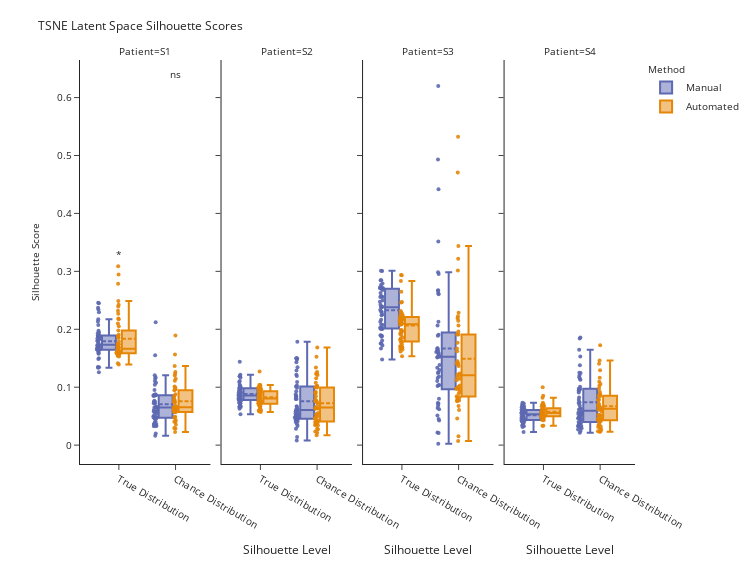

This figure's notebook cell:
### Code cell
colorsmap = {
    'Manual': px.colors.qualitative.Vivid[1],
    'Automated': px.colors.qualitative.Vivid[0]
}
# plot order true first then chance


#silscor_dfmelted2 = silscor_dfmelted2[silscor_dfmelted2['Patient'] == 'S26']
fig = px.box(
    silscor_dfmelted2,
    y='Silhouette Score',
    x='Silhouette Level',
    facet_col='Patient',
    color='Method',
    points='all',  # Shows stripplot-like points
    boxmode='group',
    color_discrete_sequence= px.colors.qualitative.Vivid, 
    color_discrete_map= colorsmap, 
    category_orders=orderforplot,
    hover_name='Silhouette Level', 
    hover_data= ['Patient', 'Method', 'Silhouette Level', 'Iteration',
       'Silhouette Score']    
    )
fig.update_traces(marker=dict(size=4,opacity=0.9), jitter=0.3, boxmean=True)

# Add significance annotations manually
levels = silscor_dfmelted2['Silhouette Level'].unique()

for i, level in enumerate(levels):
    sub_df = silscor_dfmelted2[silscor_dfmelted2['Silhouette Level'] == level]
    scores_manual = sub_df[sub_df['Method'] == 'Manual']['Silhouette Score'].to_numpy()
    scores_auto = sub_df[sub_df['Method'] == 'Automated']['Silhouette Score'].to_numpy()
    
    stat, p_val = wilcoxon(scores_manual, scores_auto)

    # Define label
    sig_label = 'ns'
    if p_val < 0.001:
        sig_label = '***'
    elif p_val < 0.01:
        sig_label = '**'
    elif p_val < 0.05:
        sig_label = '*'

    # Compute annotation Y position
    y_max = sub_df['Silhouette Score'].max()
    fig.add_trace(go.Scatter(
        x=[level],
        y=[y_max + 0.01],
        mode='text',
        text=[sig_label],
        textposition='top center',
        showlegend=False
    ))


mm_to_px = 3.78
fig.update_layout(
    title=dict(text="TSNE Latent Space Silhouette Scores", font=dict(size=12)),
    boxmode="group",
    yaxis_title=dict(text="Silhouette Score", font=dict(size=10)),
    xaxis_title="",
    legend_title=dict(text="Method", font=dict(size=10)),
    template='simple_white',
    width=200 * mm_to_px,   
    height=150 * mm_to_px,  
    font=dict(size=10)
)
# plt.savefig(r"Figures\Figure 3\manualvsautomated_TSNEsilhouetteS26.svg", format='svg')
#fig.write_image(r"Figures\Figure 3\manualvsautomated_TSNEsilhouetteS26PhonChancePlotly.pdf", format='pdf')
fig.show()
